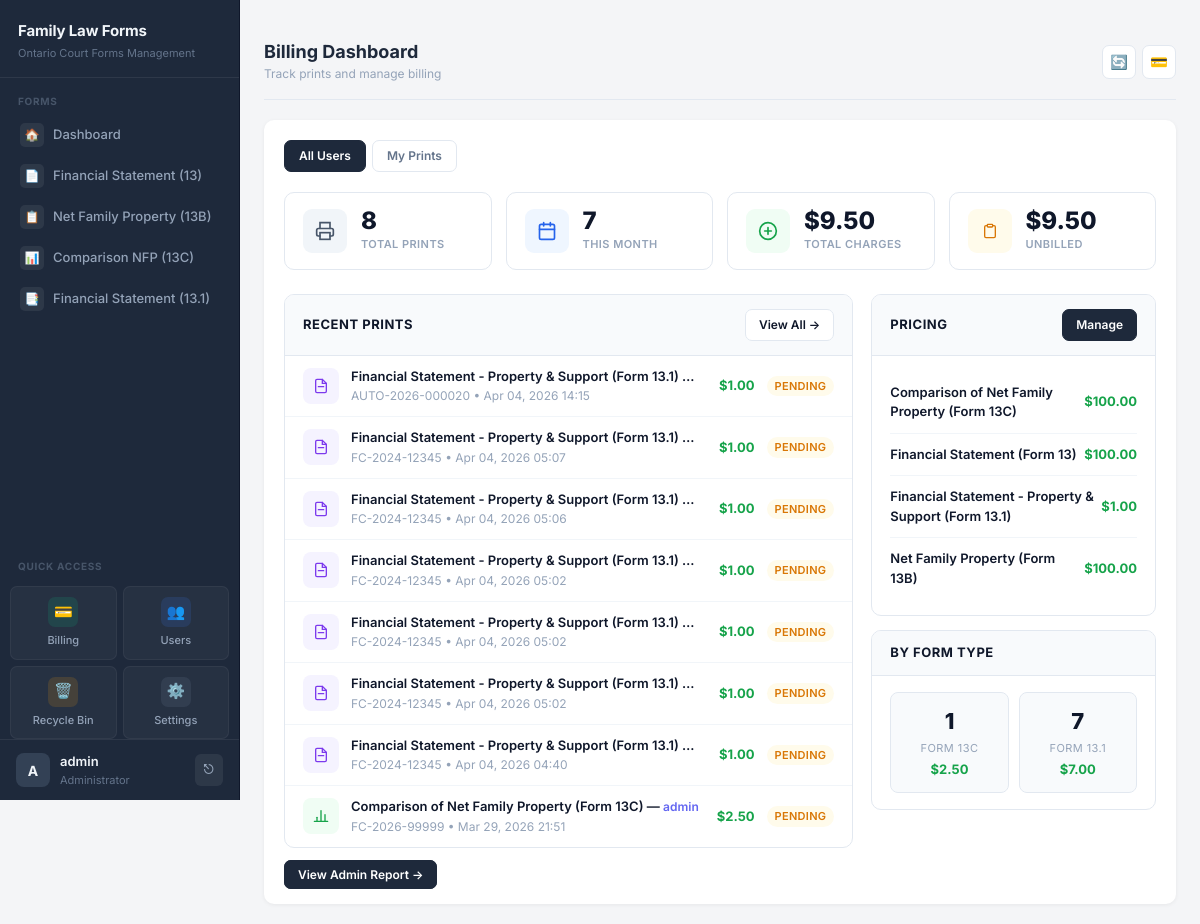
/forms/billing/ (signed in), run on an earlier commit of the app's database.
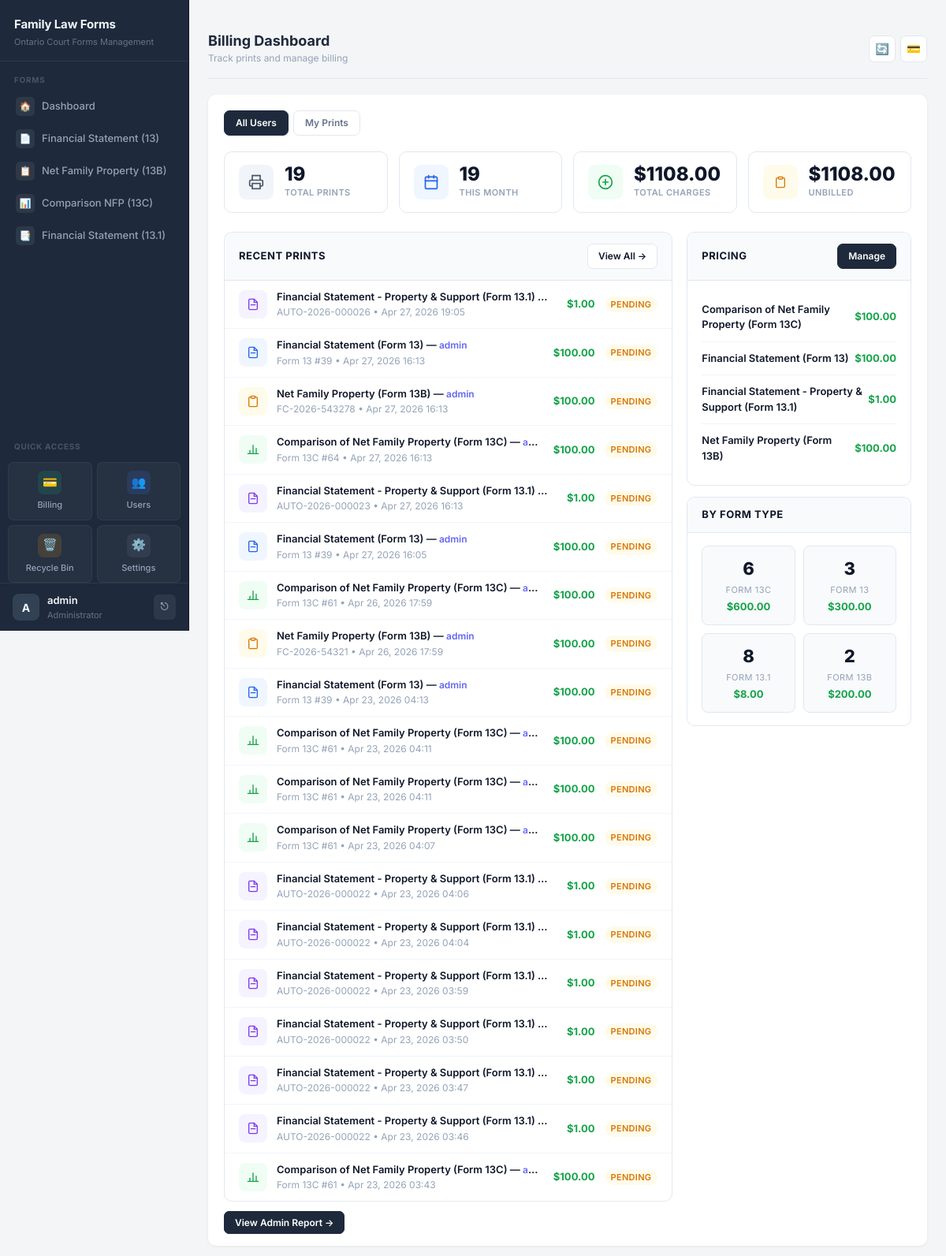
And on a later commit of the database.
### forms/models.py (models this page shows, shortened)
class PrintEvent(models.Model):
    FORM_TYPE_CHOICES = [
        ('financial_statement', 'Financial Statement (Form 13)'),
        ('financial_statement_131', 'Financial Statement - Property & Support (Form 13.1)'),
        ('net_family_property_13b', 'Net Family Property (Form 13B)'),
        ('comparison_nfp', 'Comparison of Net Family Property (Form 13C)'),
    ]
    user = models.ForeignKey(User, on_delete=models.CASCADE, related_name='print_events')
    form_type = models.CharField(max_length=100, choices=FORM_TYPE_CHOICES)
    form_id = models.IntegerField()  # The pk of the printed form
    form_identifier = models.CharField(max_length=255, blank=True)  # Court file number or name
    printed_at = models.DateTimeField(auto_now_add=True)
    price_charged = models.DecimalField(max_digits=10, decimal_places=2, default=Decimal('0.00'))
    is_billed = models.BooleanField(default=False)
    billed_at = models.DateTimeField(null=True, blank=True)
    notes = models.TextField(blank=True)
    class Meta:
        ordering = ['-printed_at']
        indexes = [
            models.Index(fields=['user', 'printed_at']),
            models.Index(fields=['form_type', 'printed_at']),
            models.Index(fields=['is_billed']),
        ]

class BillingSetting(models.Model):
    form_type = models.CharField(max_length=100, unique=True)
    form_display_name = models.CharField(max_length=200)
    price_per_print = models.DecimalField(max_digits=10, decimal_places=2, default=Decimal('1.00'))
    is_active = models.BooleanField(default=True)
    created_at = models.DateTimeField(auto_now_add=True)
    updated_at = models.DateTimeField(auto_now=True)
    class Meta:
        ordering = ['form_display_name']

### forms/views.py (the view)
# urls.py: path('billing/', views.billing_dashboard, name='billing_dashboard'),
@login_required
def billing_dashboard(request):
    user = request.user
    has_billing_permission = user.is_staff or user.is_superuser
    if not has_billing_permission:
        try:
            has_billing_permission = user.profile.has_module_permission('billing', 'view')
        except:
            has_billing_permission = False
    view_all = request.GET.get('view') == 'all' or has_billing_permission
    view_mine = request.GET.get('view') == 'mine'
    if view_mine:
        user_prints = PrintEvent.objects.filter(user=user)
        showing_all = False
    elif view_all and has_billing_permission:
        user_prints = PrintEvent.objects.all()
        showing_all = True
    else:
        user_prints = PrintEvent.objects.filter(user=user)
        showing_all = False
    today = datetime.now().date()
    start_of_month = today.replace(day=1)
    this_month_prints = user_prints.filter(printed_at__date__gte=start_of_month)
    stats = {
        'total_prints': user_prints.count(),
        'month_prints': this_month_prints.count(),
        'total_charges': user_prints.aggregate(Sum('price_charged'))['price_charged__sum'] or 0,
        'month_charges': this_month_prints.aggregate(Sum('price_charged'))['price_charged__sum'] or 0,
        'unbilled_prints': user_prints.filter(is_billed=False).count(),
        'unbilled_amount': user_prints.filter(is_billed=False).aggregate(Sum('price_charged'))['price_charged__sum'] or 0,
    }
    recent_prints = user_prints.order_by('-printed_at')[:20]
    prints_by_type = user_prints.values('form_type').annotate(
        count=Count('id'),
        total=Sum('price_charged')
    )
    thirty_days_ago = today - timedelta(days=30)
    daily_prints = user_prints.filter(
        printed_at__date__gte=thirty_days_ago
    ).annotate(
        date=TruncDate('printed_at')
    ).values('date').annotate(
        count=Count('id'),
        total=Sum('price_charged')
    ).order_by('date')
    billing_settings = BillingSetting.objects.filter(is_active=True)
    context = {
        'stats': stats,
        'recent_prints': recent_prints,
        'prints_by_type': prints_by_type,
        'daily_prints': list(daily_prints),
        'billing_settings': billing_settings,
        'showing_all': showing_all,
        'can_view_all': has_billing_permission,
    }
    return render(request, 'forms/billing_dashboard.html', context)

### users/context_processors.py (called while the page is built, shortened)
def user_permissions(request):
    context = {
        'user_modules': {},
        'user_permissions': {},
    }
    if not request.user.is_authenticated:
        return context
    if request.user.is_superuser:
        modules = Module.objects.filter(is_active=True)
        context['user_modules'] = {m.code: True for m in modules}
        context['user_permissions'] = {
            m.code: {
                'view': True,
                'create': True,
                'edit': True,
                'delete': True,
                'print': True,
                'export': True,
            } for m in modules
        }
        return context

### forms/templates/forms/billing_dashboard.html (shortened to what the changed rows need)
﻿{% extends 'base.html' %}
{% block header %}Billing Dashboard{% endblock %}
{% block content %}
<div class="bd-stats">
  <div class="bd-stat">
    <div>
      <div class="bd-stat-val">{{ stats.total_prints }}</div>
      <div class="bd-stat-lbl">Total Prints</div>
    </div>
  </div>
  <div class="bd-stat">
    <div>
      <div class="bd-stat-val">{{ stats.month_prints }}</div>
      <div class="bd-stat-lbl">This Month</div>
    </div>
  </div>
  <div class="bd-stat">
    <div>
      <div class="bd-stat-val">${{ stats.total_charges|floatformat:2 }}</div>
      <div class="bd-stat-lbl">Total Charges</div>
    </div>
  </div>
  <div class="bd-stat">
    <div>
      <div class="bd-stat-val">${{ stats.unbilled_amount|floatformat:2 }}</div>
      <div class="bd-stat-lbl">Unbilled</div>
    </div>
  </div>
</div>
<div class="bd-grid">
  <div class="bd-card">
    <div class="bd-card-body">
      {% if recent_prints %}
        {% for print in recent_prints %}
        <div class="print-row">
          <div class="print-row-icon {% if print.form_type == 'financial_statement' %}form13{% elif print.form_type == 'financial_statement_131' %}form131{% elif print.form_type == 'net_family_property_13b' %}form13b{% else %}form13c{% endif %}">
            {% if print.form_type == 'financial_statement' or print.form_type == 'financial_statement_131' %}<svg width="16" height="16" viewBox="0 0 24 24" fill="none" stroke="currentColor" stroke-width="2" stroke-linecap="round"><path d="M14 2H6a2 2 0 00-2 2v16a2 2 0 002 2h12a2 2 0 002-2V8z"/><polyline points="14 2 14 8 20 8"/><line x1="16" y1="13" x2="8" y2="13"/></svg>{% elif print.form_type == 'net_family_property_13b' %}<svg width="16" height="16" viewBox="0 0 24 24" fill="none" stroke="currentColor" stroke-width="2" stroke-linecap="round"><path d="M16 4h2a2 2 0 012 2v14a2 2 0 01-2 2H6a2 2 0 01-2-2V6a2 2 0 012-2h2"/><rect x="8" y="2" width="8" height="4" rx="1"/></svg>{% else %}<svg width="16" height="16" viewBox="0 0 24 24" fill="none" stroke="currentColor" stroke-width="2" stroke-linecap="round"><line x1="18" y1="20" x2="18" y2="10"/><line x1="12" y1="20" x2="12" y2="4"/><line x1="6" y1="20" x2="6" y2="14"/><line x1="2" y1="20" x2="22" y2="20"/></svg>{% endif %}
          </div>
          <div class="print-row-info">
            <div class="print-row-title">{{ print.get_form_type_display }}{% if showing_all %} &mdash; <span style="color:#6366f1;font-size:12px;">{{ print.user.username }}</span>{% endif %}</div>
            <div class="print-row-meta">{{ print.form_identifier }} &bull; {{ print.printed_at|date:"M d, Y H:i" }}</div>
          </div>
          <div class="print-row-price">${{ print.price_charged|floatformat:2 }}</div>
          {% if print.is_billed %}<span class="sb sb-billed">Billed</span>{% else %}<span class="sb sb-pending">Pending</span>{% endif %}
        </div>
        {% endfor %}
      {% else %}
        <div class="bd-empty"><p>No prints yet.</p></div>
      {% endif %}
    </div>
  </div>
  <div>
    <div class="bd-card" style="margin-bottom:14px;">
      <div class="bd-card-body padded">
        {% for setting in billing_settings %}
        <div class="price-row">
          <span class="pname">{{ setting.form_display_name }}</span>
          <span class="pval">${{ setting.price_per_print|floatformat:2 }}</span>
        </div>
        {% empty %}
        <div class="price-row">
          <span class="pname">Default pricing</span>
          <span class="pval">$1.00</span>
        </div>
        {% endfor %}
      </div>
    </div>
    <div class="bd-card">
      <div class="bd-card-body padded">
        <div class="type-grid">
          {% for item in prints_by_type %}
          <div class="type-tile">
            <div class="tc">{{ item.count }}</div>
            <div class="tl">
              {% if item.form_type == 'financial_statement' %}Form 13
              {% elif item.form_type == 'financial_statement_131' %}Form 13.1
              {% elif item.form_type == 'net_family_property_13b' %}Form 13B
              {% else %}Form 13C{% endif %}
            </div>
            <div class="ta">${{ item.total|floatformat:2 }}</div>
          </div>
          {% empty %}
          <div class="bd-empty" style="grid-column:1/-1;"><p>No data yet</p></div>
          {% endfor %}
        </div>
      </div>
    </div>
  </div>
</div>
{% endblock %}

What changed in the data, as far as the page shows it:
removed PrintEvent: form_type "Financial Statement - Property & Support (Form 13.1)", form_identifier "AUTO-2026-000020", printed_at "Apr 04, 2026 14:15", price_charged "1.00", is_billed "PENDING"
removed PrintEvent: form_type "Financial Statement - Property & Support (Form 13.1)", form_identifier "FC-2024-12345", printed_at "Apr 04, 2026 05:07", price_charged "1.00", is_billed "PENDING"
removed PrintEvent: form_type "Financial Statement - Property & Support (Form 13.1)", form_identifier "FC-2024-12345", printed_at "Apr 04, 2026 05:06", price_charged "1.00", is_billed "PENDING"
removed PrintEvent: form_type "Financial Statement - Property & Support (Form 13.1)", form_identifier "FC-2024-12345", printed_at "Apr 04, 2026 05:02", price_charged "1.00", is_billed "PENDING"
removed PrintEvent: form_type "Financial Statement - Property & Support (Form 13.1)", form_identifier "FC-2024-12345", printed_at "Apr 04, 2026 05:02", price_charged "1.00", is_billed "PENDING"
removed PrintEvent: form_type "Financial Statement - Property & Support (Form 13.1)", form_identifier "FC-2024-12345", printed_at "Apr 04, 2026 05:02", price_charged "1.00", is_billed "PENDING"
removed PrintEvent: form_type "Financial Statement - Property & Support (Form 13.1)", form_identifier "FC-2024-12345", printed_at "Apr 04, 2026 04:40", price_charged "1.00", is_billed "PENDING"
removed PrintEvent: form_type "Comparison of Net Family Property (Form 13C)", user.username "admin", form_identifier "FC-2026-99999", printed_at "Mar 29, 2026 21:51", price_charged "2.50", is_billed "PENDING"
added PrintEvent: form_type "Financial Statement - Property & Support (Form 13.1)", form_identifier "AUTO-2026-000026", printed_at "Apr 27, 2026 19:05", price_charged "1.00", is_billed "PENDING"
added PrintEvent: form_type "Financial Statement (Form 13)", user.username "admin", form_identifier "Form 13 #39", printed_at "Apr 27, 2026 16:13", price_charged "100.00", is_billed "PENDING"
added PrintEvent: form_type "Net Family Property (Form 13B)", user.username "admin", form_identifier "FC-2026-543278", printed_at "Apr 27, 2026 16:13", price_charged "100.00", is_billed "PENDING"
added PrintEvent: form_type "Comparison of Net Family Property (Form 13C)", user.username "ad…", form_identifier "Form 13C #64", printed_at "Apr 27, 2026 16:13", price_charged "100.00", is_billed "PENDING"
added PrintEvent: form_type "Financial Statement - Property & Support (Form 13.1)", form_identifier "AUTO-2026-000023", printed_at "Apr 27, 2026 16:13", price_charged "1.00", is_billed "PENDING"
added PrintEvent: form_type "Financial Statement (Form 13)", user.username "admin", form_identifier "Form 13 #39", printed_at "Apr 27, 2026 16:05", price_charged "100.00", is_billed "PENDING"
added PrintEvent: form_type "Comparison of Net Family Property (Form 13C)", user.username "ad…", form_identifier "Form 13C #61", printed_at "Apr 26, 2026 17:59", price_charged "100.00", is_billed "PENDING"
added PrintEvent: form_type "Net Family Property (Form 13B)", user.username "admin", form_identifier "FC-2026-54321", printed_at "Apr 26, 2026 17:59", price_charged "100.00", is_billed "PENDING"
added PrintEvent: form_type "Financial Statement (Form 13)", user.username "admin", form_identifier "Form 13 #39", printed_at "Apr 23, 2026 04:13", price_charged "100.00", is_billed "PENDING"
added PrintEvent: form_type "Comparison of Net Family Property (Form 13C)", user.username "ad…", form_identifier "Form 13C #61", printed_at "Apr 23, 2026 04:11", price_charged "100.00", is_billed "PENDING"
added PrintEvent: form_type "Comparison of Net Family Property (Form 13C)", user.username "ad…", form_identifier "Form 13C #61", printed_at "Apr 23, 2026 04:11", price_charged "100.00", is_billed "PENDING"
added PrintEvent: form_type "Comparison of Net Family Property (Form 13C)", user.username "ad…", form_identifier "Form 13C #61", printed_at "Apr 23, 2026 04:07", price_charged "100.00", is_billed "PENDING"
added PrintEvent: form_type "Financial Statement - Property & Support (Form 13.1)", form_identifier "AUTO-2026-000022", printed_at "Apr 23, 2026 04:06", price_charged "1.00", is_billed "PENDING"
added PrintEvent: form_type "Financial Statement - Property & Support (Form 13.1)", form_identifier "AUTO-2026-000022", printed_at "Apr 23, 2026 04:04", price_charged "1.00", is_billed "PENDING"
added PrintEvent: form_type "Financial Statement - Property & Support (Form 13.1)", form_identifier "AUTO-2026-000022", printed_at "Apr 23, 2026 03:59", price_charged "1.00", is_billed "PENDING"
added PrintEvent: form_type "Financial Statement - Property & Support (Form 13.1)", form_identifier "AUTO-2026-000022", printed_at "Apr 23, 2026 03:50", price_charged "1.00", is_billed "PENDING"
added PrintEvent: form_type "Financial Statement - Property & Support (Form 13.1)", form_identifier "AUTO-2026-000022", printed_at "Apr 23, 2026 03:47", price_charged "1.00", is_billed "PENDING"
added PrintEvent: form_type "Financial Statement - Property & Support (Form 13.1)", form_identifier "AUTO-2026-000022", printed_at "Apr 23, 2026 03:46", price_charged "1.00", is_billed "PENDING"
added PrintEvent: form_type "Comparison of Net Family Property (Form 13C)", user.username "ad…", form_identifier "Form 13C #61", printed_at "Apr 23, 2026 03:43", price_charged "100.00", is_billed "PENDING"
Also different on the page:
{{ stats.total_prints }}: "8" → "19"
{{ stats.month_prints }}: "7" → "19"
{{ stats.total_charges|floatformat:2 }}: "9.50" → "1108.00"
{{ stats.unbilled_amount|floatformat:2 }}: "9.50" → "1108.00"
new list line: "6 FORM 13C $ 600.00"
new list line: "3 FORM 13 $ 300.00"
new list line: "8 FORM 13.1 $ 8.00"
new list line: "2 FORM 13B $ 200.00"
list line gone: "1 FORM 13C $ 2.50"
list line gone: "7 FORM 13.1 $ 7.00"
